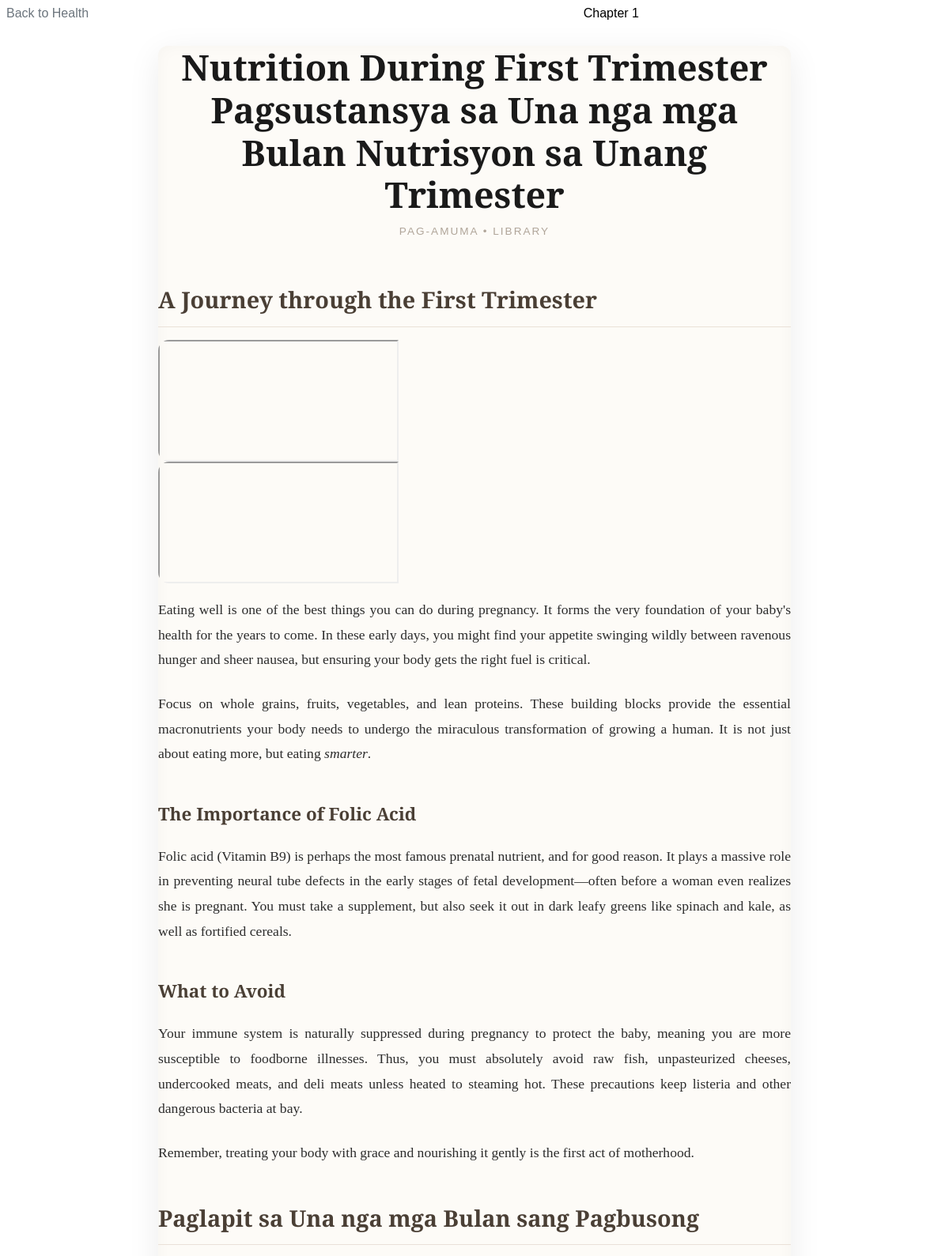
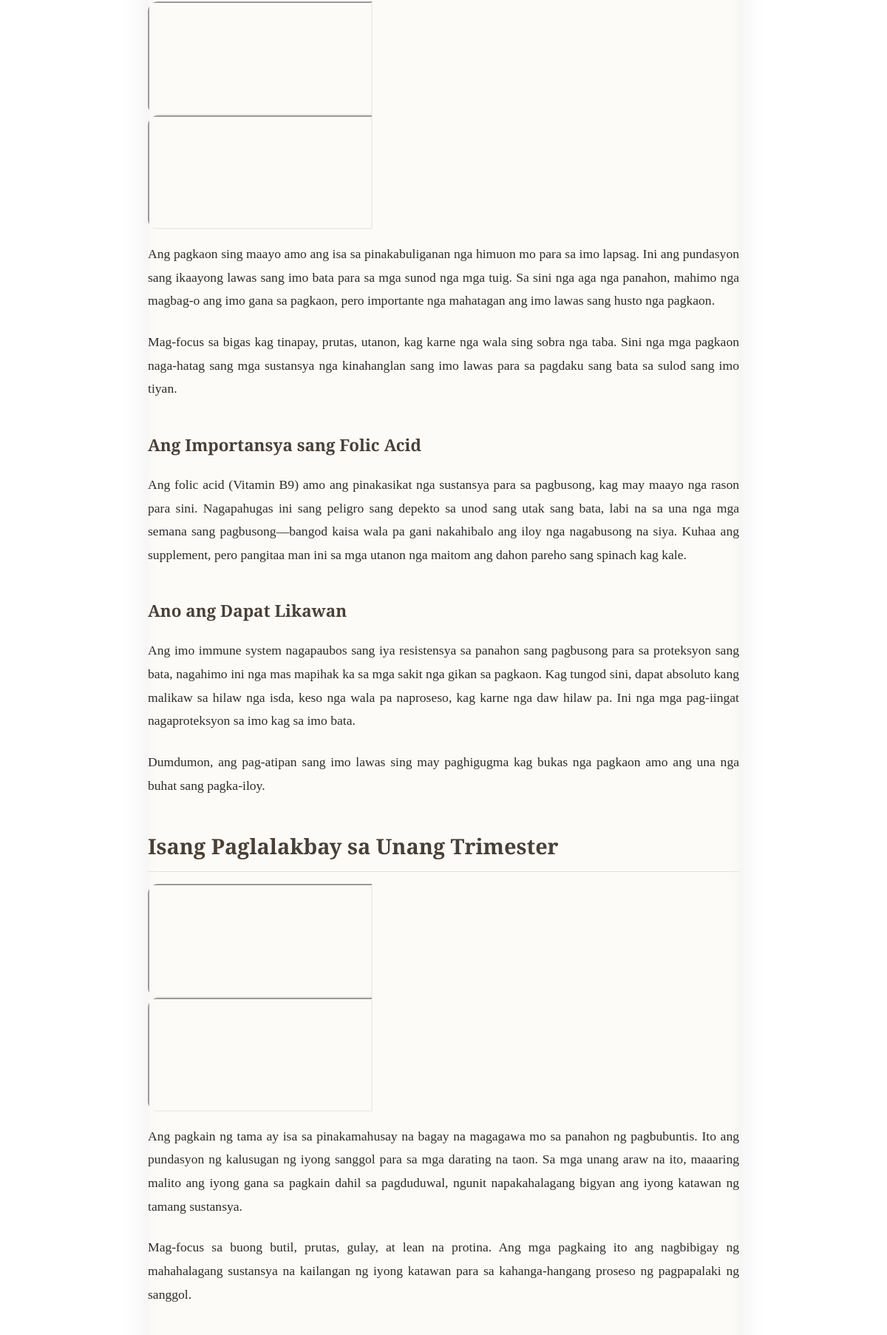
The app's page /mothers/pages/read_article.php?id=1 (upper part) with its own data (2 pictures, top to bottom).
### tables this page shows
CREATE TABLE IF NOT EXISTS `educational_modules` (
  `id` INT AUTO_INCREMENT PRIMARY KEY,
  `category` ENUM('health', 'parenting', 'emotional') NOT NULL,
  `title_en` VARCHAR(255) NOT NULL,
  `title_hil` VARCHAR(255) NOT NULL,
  `title_tl` VARCHAR(255) NOT NULL,
  `content_en` MEDIUMTEXT NOT NULL,
  `content_hil` MEDIUMTEXT NOT NULL,
  `content_tl` MEDIUMTEXT NOT NULL,
  `created_at` TIMESTAMP DEFAULT CURRENT_TIMESTAMP
);

### mothers/pages/read_article.php (the view, shortened to what this page needs)
<?php
require_once __DIR__ . '/../../config/db.php';
$article_id = $_GET['id'] ?? null;
$stmt = $pdo->prepare("SELECT * FROM educational_modules WHERE id = ?");
$stmt->execute([$article_id]);
$article = $stmt->fetch();
?>
<div class="container py-2">
    <div class="book-header-nav max-w-800 mx-auto" style="max-width: 800px;">
        <a href="index.php?page=<?= htmlspecialchars($article['category']) == 'health' ? 'health_modules' : htmlspecialchars($article['category']) ?>" class="book-back-btn">
            <i class="fa-solid fa-arrow-left me-2"></i> <span data-i18n="back_to">Back to</span>
            <span data-i18n="menu_<?= htmlspecialchars($article['category']) ?>">
                <?= ucfirst(htmlspecialchars($article['category'])) ?>
            </span>
        </a>
        <div class="text-muted small font-outfit" style="font-family: 'Outfit', sans-serif;">
            <i class="fa-regular fa-bookmark me-1"></i> Chapter <?= $article['id'] ?>
        </div>
    </div>
    <div class="book-reader p-4 p-md-5">
        <h1 class="chapter-title">
            <span class="lang-en"><?= htmlspecialchars($article['title_en']) ?></span>
            <span class="lang-hil d-none"><?= htmlspecialchars($article['title_hil']) ?></span>
            <span class="lang-tl d-none"><?= htmlspecialchars($article['title_tl']) ?></span>
        </h1>
        <div class="chapter-subtitle">PAG-AMUMA • Library</div>
        <div class="content-body">
            <div class="lang-en"><?= $article['content_en'] ?></div>
            <div class="lang-hil d-none"><?= $article['content_hil'] ?></div>
            <div class="lang-tl d-none"><?= $article['content_tl'] ?></div>
        </div>
    </div>
</div>

### mothers/pages/read_article.php (style rules this page uses)
.book-reader { background-color: #fdfbf7; font-family: 'Merriweather', 'Georgia', serif; color: #2c2c2c; line-height: 1.8; font-size: 1.1rem; max-width: 800px; margin: 0 auto; border-radius: 12px; box-shadow: inset 0 0 20px rgba(0,0,0,0.03), 0 10px 40px rgba(0,0,0,0.08); }
.book-reader h1.chapter-title { font-family: 'Playfair Display', 'Merriweather', serif; font-size: 2.8rem; font-weight: 700; text-align: center; color: #1a1a1a; margin-bottom: 0.5rem; line-height: 1.2; }
.book-reader .chapter-subtitle { font-family: 'Outfit', sans-serif; color: #b0a599; text-align: center; text-transform: uppercase; letter-spacing: 2px; font-size: 0.85rem; margin-bottom: 3rem; }
.book-reader h3, .book-reader h4 { font-family: 'Playfair Display', serif; color: #4a3f35; margin-top: 2.5rem; margin-bottom: 1rem; font-weight: 600; }
.book-reader h3 { font-size: 1.8rem; border-bottom: 1px solid #eae1d8; padding-bottom: 0.5rem; }
.book-reader h4 { font-size: 1.4rem; }
.book-reader p { text-align: justify; margin-bottom: 1.5rem; }
.book-header-nav { display: flex; justify-content: space-between; align-items: center; margin-bottom: 2rem; }
.book-back-btn { color: #6c757d; text-decoration: none; font-family: 'Outfit', sans-serif; font-weight: 500; transition: color 0.2s; }

### records on screen
educational_modules: category "Health", id "1", title_en "Nutrition During First Trimester", title_hil "Pagsustansya sa Una nga mga Bulan", title_tl "Nutrisyon sa Unang Trimester", content_en "A Journey through the First Trimester Eating well is one of the best things you can do during pregnancy. It forms the very foundation of your baby's health for the years to come. In these early days, you might find your appetite swinging wildly between ravenous hunger and sheer nausea, but ensuring your body gets the right fuel is critical. Focus on whole grains, fruits, vegetables, and lean proteins. These building blocks provide the essential macronutrients your body needs to undergo the miraculous transformation of growing a human. It is not just about eating more, but eating smarter . The Importance of Folic Acid Folic acid (Vitamin B9) is perhaps the most famous prenatal nutrient, and…", content_hil "Paglapit sa Una nga mga Bulan sang Pagbusong Ang pagkaon sing maayo amo ang isa sa pinakabuliganan nga himuon mo para sa imo lapsag. Ini ang pundasyon sang ikaayong lawas sang imo bata para sa mga sunod nga mga tuig. Sa sini nga aga nga panahon, mahimo nga magbag-o ang imo gana sa pagkaon, pero importante nga mahatagan ang imo lawas sang husto nga pagkaon. Mag-focus sa bigas kag tinapay, prutas, utanon, kag karne nga wala sing sobra nga taba. Sini nga mga pagkaon naga-hatag sang mga sustansya nga kinahanglan sang imo lawas para sa pagdaku sang bata sa sulod sang imo tiyan. Ang Importansya sang Folic Acid Ang folic acid (Vitamin B9) amo ang pinakasikat nga sustansya para sa pagbusong, kag…", content_tl "Isang Paglalakbay sa Unang Trimester Ang pagkain ng tama ay isa sa pinakamahusay na bagay na magagawa mo sa panahon ng pagbubuntis. Ito ang pundasyon ng kalusugan ng iyong sanggol para sa mga darating na taon. Sa mga unang araw na ito, maaaring malito ang iyong gana sa pagkain dahil sa pagduduwal, ngunit napakahalagang bigyan ang iyong katawan ng tamang sustansya. Mag-focus sa buong butil, prutas, gulay, at lean na protina. Ang mga pagkaing ito ang nagbibigay ng mahahalagang sustansya na kailangan ng iyong katawan para sa kahanga-hangang proseso ng pagpapalaki ng sanggol."
